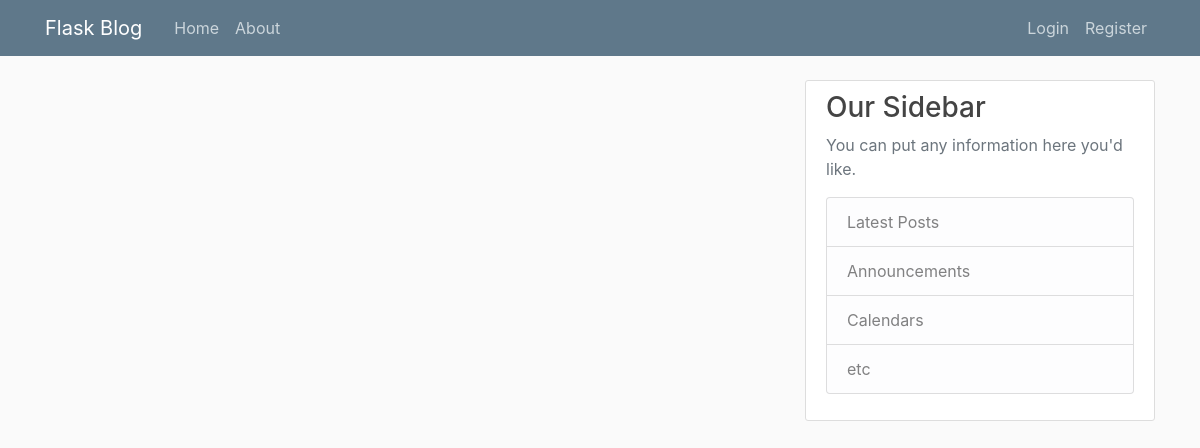
The app's page /home, older data.
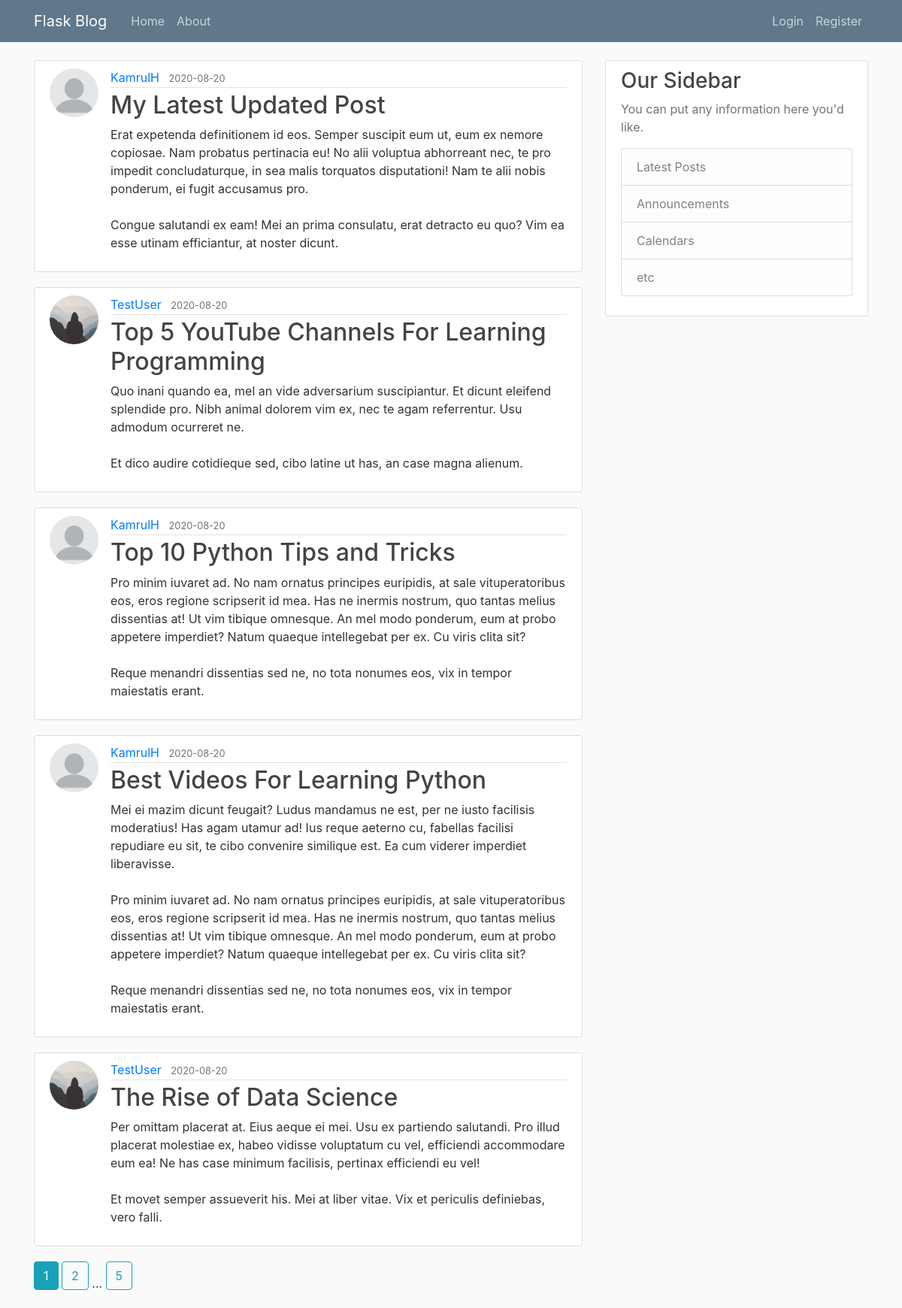
The same page, newer data.
### flaskblog/models.py (models this page shows, shortened)
class Post(db.Model):
    id = db.Column(db.Integer, primary_key=True)
    title = db.Column(db.String(100), nullable=False)
    date_posted = db.Column(db.DateTime, nullable=False, default=datetime.utcnow)
    content = db.Column(db.Text, nullable=False)
    user_id = db.Column(db.Integer, db.ForeignKey('user.id'), nullable=False)

class User(db.Model, UserMixin):
    id = db.Column(db.Integer, primary_key=True)
    username = db.Column(db.String(20), unique=True, nullable=False)
    email = db.Column(db.String(120), unique=True, nullable=False)
    image_file = db.Column(db.String(20), nullable=False, default='default.jpg')
    password = db.Column(db.String(60), nullable=False)
    posts = db.relationship('Post', backref='author', lazy=True)

### flaskblog/main/routes.py (the view)
@main.route("/")
@main.route("/home")
def home():
    page = request.args.get('page', 1, type=int)
    posts = Post.query.order_by(Post.date_posted.desc()).paginate(page=page, per_page=5)
    return render_template('home.html', posts=posts)

### flaskblog/templates/home.html
{% extends "layout.html" %}
{% block content %}
    {% for post in posts.items %}
        <article class="media content-section">
            <img class="rounded-circle article-img" src="{{ url_for('static', filename='profile_pics/' + post.author.image_file) }}">
            <div class="media-body">
                <div class="article-metadata">
                <a class="mr-2" href="{{ url_for('users.user_posts', username=post.author.username) }}">{{ post.author.username }}</a>
                <small class="text-muted">{{ post.date_posted.strftime('%Y-%m-%d') }}</small>
                </div>
                <h2><a class="article-title" href="{{ url_for('posts.post', post_id=post.id) }}">{{ post.title }}</a></h2>
                <p class="article-content">{{ post.content }}</p>
            </div>
        </article>
    {% endfor %}
    {% for page_num in posts.iter_pages(left_edge=1, right_edge=1, left_current=1, right_current=2) %}
        {% if page_num %}
            {% if posts.page == page_num %}
                <a class="btn btn-info mb-4" href="{{ url_for('main.home', page=page_num) }}">{{ page_num }}</a>
            {% else %}
                <a class="btn btn-outline-info mb-4" href="{{ url_for('main.home', page=page_num) }}">{{ page_num }}</a>
            {% endif %}
        {% else %}
            ...
        {% endif %}
    {% endfor %}
{% endblock content %}

### flaskblog/templates/layout.html (shortened to what this page needs)
<!DOCTYPE html>
<html>
<head>
    <link rel="stylesheet" href="https://maxcdn.bootstrapcdn.com/bootstrap/4.0.0/css/bootstrap.min.css">
    <link rel="stylesheet" type="text/css" href="{{ url_for('static', filename='main.css') }}">
</head>
<body>
    <header class="site-header">
      <nav class="navbar navbar-expand-md navbar-dark bg-steel fixed-top">
        <div class="container">
          <a class="navbar-brand mr-4" href="/">Flask Blog</a>
          <div class="collapse navbar-collapse" id="navbarToggle">
            <div class="navbar-nav mr-auto">
              <a class="nav-item nav-link" href="{{ url_for('main.home') }}">Home</a>
              <a class="nav-item nav-link" href="{{ url_for('main.about') }}">About</a>
            </div>
            <div class="navbar-nav">
              {% if current_user.is_authenticated %}
                <a class="nav-item nav-link" href="{{ url_for('posts.new_post') }}">New Post</a>
                <a class="nav-item nav-link" href="{{ url_for('users.account') }}">Account</a>
                <a class="nav-item nav-link" href="{{ url_for('users.logout') }}">Logout</a>
              {% else %}
                <a class="nav-item nav-link" href="{{ url_for('users.login') }}">Login</a>
                <a class="nav-item nav-link" href="{{ url_for('users.register') }}">Register</a>
              {% endif %}
            </div>
          </div>
        </div>
      </nav>
    </header>
    <main role="main" class="container">
      <div class="row">
        <div class="col-md-8">
          {% block content %}{% endblock %}
        </div>
        <div class="col-md-4">
          <div class="content-section">
            <h3>Our Sidebar</h3>
            <p class='text-muted'>You can put any information here you'd like.
              <ul class="list-group">
                <li class="list-group-item list-group-item-light">Latest Posts</li>
                <li class="list-group-item list-group-item-light">Announcements</li>
                <li class="list-group-item list-group-item-light">Calendars</li>
                <li class="list-group-item list-group-item-light">etc</li>
              </ul>
            </p>
          </div>
        </div>
      </div>
    </main>
</body>
</html>

### flaskblog/static/main.css (style rules this page uses)
body { background: #fafafa; color: #333333; margin-top: 5rem; }
h1, h2, h3, h4, h5, h6 { color: #444444; }
.bg-steel { background-color: #5f788a; }
.site-header .navbar-nav .nav-link { color: #cbd5db; }
.content-section { background: #ffffff; padding: 10px 20px; border: 1px solid #dddddd; border-radius: 3px; margin-bottom: 20px; }
.article-title { color: #444444; }
.article-content { white-space: pre-line; }
.article-img { height: 65px; width: 65px; margin-right: 16px; }
.article-metadata { padding-bottom: 1px; margin-bottom: 4px; border-bottom: 1px solid #e3e3e3; }

Row changes from the older to the newer data that the page shows:
added Post: image_file (picture), author.username "KamrulH", date_posted "2020-08-20", title "My Latest Updated Post", content "Erat expetenda definitionem id eos. Semper suscipit eum ut, eum ex nemore copiosae. Nam probatus pertinacia eu! No alii voluptua abhorreant nec, te pro impedit concludaturque, in sea malis torquatos disputationi! Nam te alii nobis ponderum, ei fugit accusamus pro. Congue salutandi ex eam! Mei an prima consulatu, erat detracto eu quo? Vim ea esse utinam efficiantur, at noster dicunt."
added Post: image_file (placeholder picture), author.username "TestUser", date_posted "2020-08-20", title "Top 5 YouTube Channels For Learning Programming", content "Quo inani quando ea, mel an vide adversarium suscipiantur. Et dicunt eleifend splendide pro. Nibh animal dolorem vim ex, nec te agam referrentur. Usu admodum ocurreret ne. Et dico audire cotidieque sed, cibo latine ut has, an case magna alienum."
added Post: image_file (picture), author.username "KamrulH", date_posted "2020-08-20", title "Top 10 Python Tips and Tricks", content "Pro minim iuvaret ad. No nam ornatus principes euripidis, at sale vituperatoribus eos, eros regione scripserit id mea. Has ne inermis nostrum, quo tantas melius dissentias at! Ut vim tibique omnesque. An mel modo ponderum, eum at probo appetere imperdiet? Natum quaeque intellegebat per ex. Cu viris clita sit? Reque menandri dissentias sed ne, no tota nonumes eos, vix in tempor maiestatis erant."
added Post: image_file (picture), author.username "KamrulH", date_posted "2020-08-20", title "Best Videos For Learning Python", content "Mei ei mazim dicunt feugait? Ludus mandamus ne est, per ne iusto facilisis moderatius! Has agam utamur ad! Ius reque aeterno cu, fabellas facilisi repudiare eu sit, te cibo convenire similique est. Ea cum viderer imperdiet liberavisse. Pro minim iuvaret ad. No nam ornatus principes euripidis, at sale vituperatoribus eos, eros regione scripserit id mea. Has ne inermis nostrum, quo tantas melius dissentias at! Ut vim tibique omnesque. An mel modo ponderum, eum at probo appetere imperdiet? Natum quaeque intellegebat per ex. Cu viris clita sit? Reque menandri dissentias sed ne, no tota nonumes eos, vix in tempor maiestatis erant."
added Post: image_file (placeholder picture), author.username "TestUser", date_posted "2020-08-20", title "The Rise of Data Science", content "Per omittam placerat at. Eius aeque ei mei. Usu ex partiendo salutandi. Pro illud placerat molestiae ex, habeo vidisse voluptatum cu vel, efficiendi accommodare eum ea! Ne has case minimum facilisis, pertinax efficiendi eu vel! Et movet semper assueverit his. Mei at liber vitae. Vix et periculis definiebas, vero falli."
Text that changed along with them:
new list line: "1"
new list line: "2"
new list line: "5"
